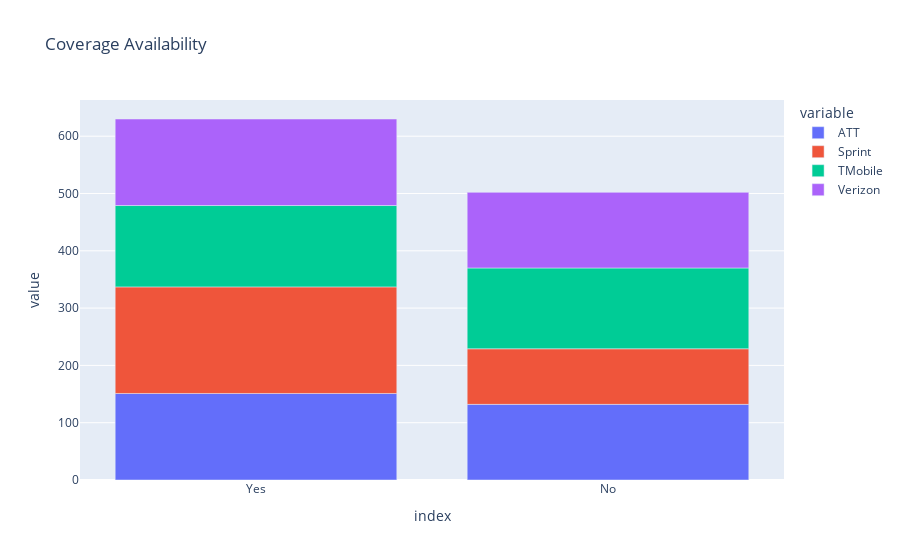

The cell this chart's notebook holds for it:
### Code cell
fig = px.bar(counts, x=counts.index, y=["ATT", "Sprint", "TMobile", "Verizon"],title="Coverage Availability")
fig.show()

### Figure 1 — Plotly figure (JSON) as saved in the notebook; plotly's stock layout.template omitted (floating-point values rounded to 4 significant figures)
{"data": [{"alignmentgroup": "True", "hovertemplate": "variable=ATT<br>index=%{x}<br>value=%{y}<extra></extra>", "legendgroup": "ATT", "marker": {"color": "#636efa"}, "name": "ATT", "offsetgroup": "ATT", "orientation": "v", "showlegend": true, "textposition": "auto", "type": "bar", "x": ["Yes", "No"], "xaxis": "x", "y": [151, 132], "yaxis": "y"}, {"alignmentgroup": "True", "hovertemplate": "variable=Sprint<br>index=%{x}<br>value=%{y}<extra></extra>", "legendgroup": "Sprint", "marker": {"color": "#EF553B"}, "name": "Sprint", "offsetgroup": "Sprint", "orientation": "v", "showlegend": true, "textposition": "auto", "type": "bar", "x": ["Yes", "No"], "xaxis": "x", "y": [186, 97], "yaxis": "y"}, {"alignmentgroup": "True", "hovertemplate": "variable=TMobile<br>index=%{x}<br>value=%{y}<extra></extra>", "legendgroup": "TMobile", "marker": {"color": "#00cc96"}, "name": "TMobile", "offsetgroup": "TMobile", "orientation": "v", "showlegend": true, "textposition": "auto", "type": "bar", "x": ["Yes", "No"], "xaxis": "x", "y": [142, 141], "yaxis": "y"}, {"alignmentgroup": "True", "hovertemplate": "variable=Verizon<br>index=%{x}<br>value=%{y}<extra></extra>", "legendgroup": "Verizon", "marker": {"color": "#ab63fa"}, "name": "Verizon", "offsetgroup": "Verizon", "orientation": "v", "showlegend": true, "textposition": "auto", "type": "bar", "x": ["Yes", "No"], "xaxis": "x", "y": [151, 132], "yaxis": "y"}], "layout": {"barmode": "relative", "legend": {"title": {"text": "variable"}, "tracegroupgap": 0}, "title": {"text": "Coverage Availability"}, "xaxis": {"anchor": "y", "domain": [0, 1], "title": {"text": "index"}}, "yaxis": {"anchor": "x", "domain": [0, 1], "title": {"text": "value"}}}}
